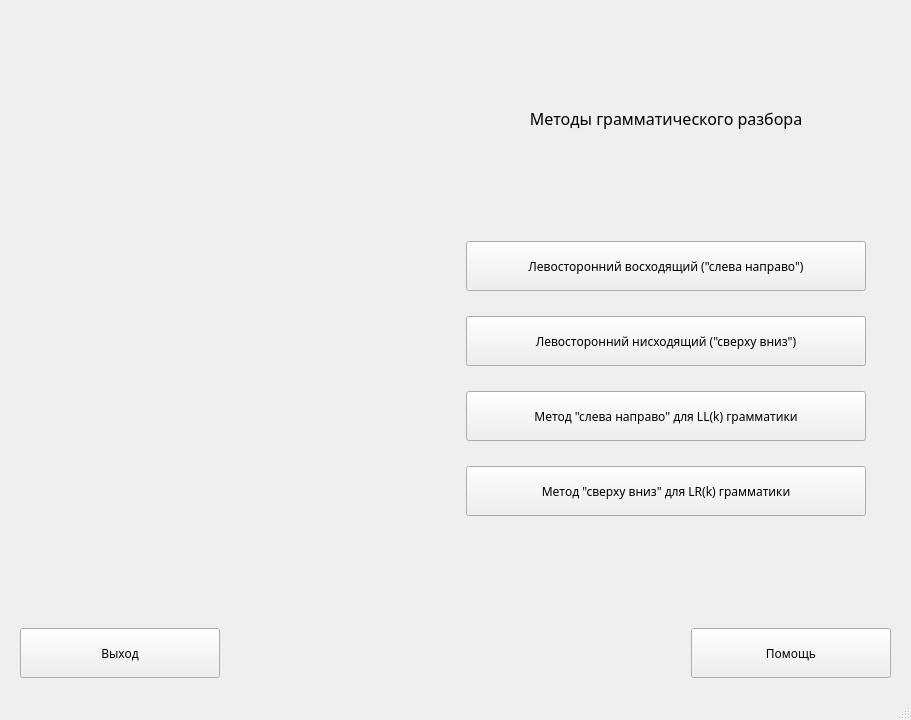
<?xml version="1.0" encoding="UTF-8"?>
<ui version="4.0">
 <class>MainWindow</class>
 <widget class="QMainWindow" name="MainWindow">
  <property name="geometry">
   <rect>
    <x>0</x>
    <y>0</y>
    <width>911</width>
    <height>720</height>
   </rect>
  </property>
  <property name="windowTitle">
   <string>Методы грамматического разбора</string>
  </property>
  <widget class="QWidget" name="centralwidget">
   <layout class="QVBoxLayout" name="verticalLayout_3">
    <item>
     <layout class="QVBoxLayout" name="verticalLayout_2">
      <property name="spacing">
       <number>25</number>
      </property>
      <property name="leftMargin">
       <number>11</number>
      </property>
      <property name="topMargin">
       <number>11</number>
      </property>
      <property name="rightMargin">
       <number>11</number>
      </property>
      <property name="bottomMargin">
       <number>11</number>
      </property>
      <item>
       <layout class="QHBoxLayout" name="horizontalLayout_2">
        <property name="spacing">
         <number>25</number>
        </property>
        <item>
         <widget class="QLabel" name="label">
          <property name="minimumSize">
           <size>
            <width>400</width>
            <height>0</height>
           </size>
          </property>
          <property name="text">
           <string/>
          </property>
          <property name="pixmap">
           <pixmap>Resources/pic3.jpg</pixmap>
          </property>
          <property name="scaledContents">
           <bool>false</bool>
          </property>
          <property name="alignment">
           <set>Qt::AlignCenter</set>
          </property>
         </widget>
        </item>
        <item>
         <layout class="QVBoxLayout" name="verticalLayout">
          <property name="spacing">
           <number>25</number>
          </property>
          <property name="leftMargin">
           <number>15</number>
          </property>
          <property name="rightMargin">
           <number>25</number>
          </property>
          <item>
           <spacer name="verticalSpacer_3">
            <property name="orientation">
             <enum>Qt::Vertical</enum>
            </property>
            <property name="sizeHint" stdset="0">
             <size>
              <width>20</width>
              <height>40</height>
             </size>
            </property>
           </spacer>
          </item>
          <item>
           <widget class="QLabel" name="label_2">
            <property name="minimumSize">
             <size>
              <width>0</width>
              <height>0</height>
             </size>
            </property>
            <property name="font">
             <font>
              <family>Century Gothic</family>
              <pointsize>12</pointsize>
              <weight>50</weight>
              <italic>false</italic>
              <bold>false</bold>
              <underline>false</underline>
             </font>
            </property>
            <property name="text">
             <string>Методы грамматического разбора</string>
            </property>
            <property name="alignment">
             <set>Qt::AlignCenter</set>
            </property>
           </widget>
          </item>
          <item>
           <spacer name="verticalSpacer_2">
            <property name="orientation">
             <enum>Qt::Vertical</enum>
            </property>
            <property name="sizeHint" stdset="0">
             <size>
              <width>20</width>
              <height>40</height>
             </size>
            </property>
           </spacer>
          </item>
          <item>
           <widget class="QPushButton" name="btnLtoR">
            <property name="minimumSize">
             <size>
              <width>400</width>
              <height>50</height>
             </size>
            </property>
            <property name="font">
             <font>
              <family>Century Gothic</family>
              <pointsize>9</pointsize>
             </font>
            </property>
            <property name="cursor">
             <cursorShape>PointingHandCursor</cursorShape>
            </property>
            <property name="mouseTracking">
             <bool>false</bool>
            </property>
            <property name="text">
             <string>Левосторонний восходящий (&quot;слева направо&quot;)</string>
            </property>
            <property name="iconSize">
             <size>
              <width>20</width>
              <height>20</height>
             </size>
            </property>
            <property name="autoDefault">
             <bool>false</bool>
            </property>
            <property name="default">
             <bool>false</bool>
            </property>
            <property name="flat">
             <bool>false</bool>
            </property>
           </widget>
          </item>
          <item>
           <widget class="QPushButton" name="btnTtoD">
            <property name="minimumSize">
             <size>
              <width>400</width>
              <height>50</height>
             </size>
            </property>
            <property name="font">
             <font>
              <family>Century Gothic</family>
              <pointsize>9</pointsize>
             </font>
            </property>
            <property name="cursor">
             <cursorShape>PointingHandCursor</cursorShape>
            </property>
            <property name="text">
             <string>Левосторонний нисходящий (&quot;сверху вниз&quot;)</string>
            </property>
           </widget>
          </item>
          <item>
           <widget class="QPushButton" name="btnLLkTtoD">
            <property name="minimumSize">
             <size>
              <width>400</width>
              <height>50</height>
             </size>
            </property>
            <property name="font">
             <font>
              <family>Century Gothic</family>
              <pointsize>9</pointsize>
             </font>
            </property>
            <property name="cursor">
             <cursorShape>PointingHandCursor</cursorShape>
            </property>
            <property name="text">
             <string>Метод &quot;слева направо&quot; для LL(k) грамматики</string>
            </property>
           </widget>
          </item>
          <item>
           <widget class="QPushButton" name="pushButton_4">
            <property name="minimumSize">
             <size>
              <width>400</width>
              <height>50</height>
             </size>
            </property>
            <property name="font">
             <font>
              <family>Century Gothic</family>
              <pointsize>9</pointsize>
             </font>
            </property>
            <property name="cursor">
             <cursorShape>PointingHandCursor</cursorShape>
            </property>
            <property name="text">
             <string>Метод &quot;сверху вниз&quot; для LR(k) грамматики</string>
            </property>
           </widget>
          </item>
          <item>
           <spacer name="verticalSpacer">
            <property name="orientation">
             <enum>Qt::Vertical</enum>
            </property>
            <property name="sizeHint" stdset="0">
             <size>
              <width>20</width>
              <height>40</height>
             </size>
            </property>
           </spacer>
          </item>
         </layout>
        </item>
       </layout>
      </item>
      <item>
       <layout class="QHBoxLayout" name="horizontalLayout">
        <item>
         <widget class="QPushButton" name="btnExit">
          <property name="minimumSize">
           <size>
            <width>200</width>
            <height>50</height>
           </size>
          </property>
          <property name="font">
           <font>
            <family>Century Gothic</family>
            <pointsize>9</pointsize>
           </font>
          </property>
          <property name="cursor">
           <cursorShape>PointingHandCursor</cursorShape>
          </property>
          <property name="text">
           <string>Выход</string>
          </property>
         </widget>
        </item>
        <item>
         <spacer name="horizontalSpacer">
          <property name="orientation">
           <enum>Qt::Horizontal</enum>
          </property>
          <property name="sizeHint" stdset="0">
           <size>
            <width>40</width>
            <height>20</height>
           </size>
          </property>
         </spacer>
        </item>
        <item>
         <widget class="QPushButton" name="btnHelp">
          <property name="minimumSize">
           <size>
            <width>200</width>
            <height>50</height>
           </size>
          </property>
          <property name="font">
           <font>
            <family>Century Gothic</family>
            <pointsize>9</pointsize>
           </font>
          </property>
          <property name="cursor">
           <cursorShape>PointingHandCursor</cursorShape>
          </property>
          <property name="text">
           <string>Помощь</string>
          </property>
         </widget>
        </item>
       </layout>
      </item>
     </layout>
    </item>
   </layout>
  </widget>
  <widget class="QMenuBar" name="menubar">
   <property name="geometry">
    <rect>
     <x>0</x>
     <y>0</y>
     <width>911</width>
     <height>26</height>
    </rect>
   </property>
  </widget>
  <widget class="QStatusBar" name="statusbar"/>
 </widget>
 <resources/>
 <connections/>
</ui>
